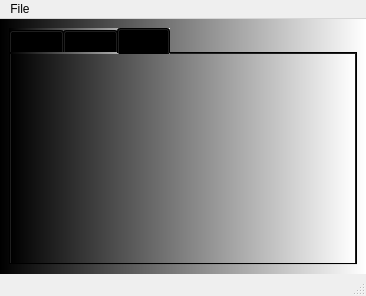
<?xml version="1.0" encoding="UTF-8"?>
<ui version="4.0">
 <class>MainWindow</class>
 <widget class="QMainWindow" name="MainWindow">
  <property name="geometry">
   <rect>
    <x>0</x>
    <y>0</y>
    <width>366</width>
    <height>296</height>
   </rect>
  </property>
  <property name="windowTitle">
   <string>MainWindow</string>
  </property>
  <widget class="QWidget" name="centralwidget">
   <property name="styleSheet">
    <string notr="true">background-color: qlineargradient(spread:pad, x1:0, y1:0, x2:1, y2:0, stop:0 rgba(0, 0, 0, 255), stop:1 rgba(255, 255, 255, 255));</string>
   </property>
   <layout class="QVBoxLayout" name="verticalLayout">
    <item>
     <widget class="QTabWidget" name="tabWidget">
      <property name="currentIndex">
       <number>2</number>
      </property>
      <widget class="QWidget" name="tab">
       <property name="styleSheet">
        <string notr="true">QWidget{
background-color: rgb(0, 0, 255);
}

QPushButton{
background-color: rgb(255, 255, 255);
}

QPushButton#pushButton_set_label{
background-color: rgb(255, 0, 255);
}
</string>
       </property>
       <attribute name="title">
        <string>Tab 1</string>
       </attribute>
       <widget class="QWidget" name="verticalLayoutWidget">
        <property name="geometry">
         <rect>
          <x>0</x>
          <y>0</y>
          <width>341</width>
          <height>201</height>
         </rect>
        </property>
        <layout class="QVBoxLayout" name="verticalLayout_2">
         <item>
          <widget class="QLabel" name="label">
           <property name="font">
            <font>
             <pointsize>18</pointsize>
            </font>
           </property>
           <property name="text">
            <string>TextLabel</string>
           </property>
           <property name="alignment">
            <set>Qt::AlignCenter</set>
           </property>
          </widget>
         </item>
         <item>
          <layout class="QHBoxLayout" name="horizontalLayout">
           <item>
            <widget class="QPushButton" name="pushButton_clear">
             <property name="text">
              <string>Clear label</string>
             </property>
            </widget>
           </item>
           <item>
            <widget class="QPushButton" name="pushButton_set_label">
             <property name="text">
              <string>Set label</string>
             </property>
            </widget>
           </item>
          </layout>
         </item>
        </layout>
       </widget>
      </widget>
      <widget class="QWidget" name="tab_2">
       <property name="autoFillBackground">
        <bool>false</bool>
       </property>
       <attribute name="title">
        <string>Tab 2</string>
       </attribute>
       <widget class="QPushButton" name="pushButton_convert">
        <property name="geometry">
         <rect>
          <x>260</x>
          <y>180</y>
          <width>75</width>
          <height>23</height>
         </rect>
        </property>
        <property name="styleSheet">
         <string notr="true">background-color: rgb(0, 170, 255);</string>
        </property>
        <property name="text">
         <string>Convert</string>
        </property>
       </widget>
       <widget class="QGroupBox" name="groupBox">
        <property name="geometry">
         <rect>
          <x>10</x>
          <y>69</y>
          <width>321</width>
          <height>101</height>
         </rect>
        </property>
        <property name="styleSheet">
         <string notr="true">background-color: rgb(255, 255, 255);</string>
        </property>
        <property name="title">
         <string>UI and PY conversions</string>
        </property>
        <widget class="QWidget" name="horizontalLayoutWidget">
         <property name="geometry">
          <rect>
           <x>0</x>
           <y>50</y>
           <width>321</width>
           <height>51</height>
          </rect>
         </property>
         <layout class="QHBoxLayout" name="horizontalLayout_2">
          <item>
           <widget class="QLabel" name="label_convert">
            <property name="text">
             <string>&lt;click radio button&gt;</string>
            </property>
           </widget>
          </item>
          <item>
           <widget class="QLineEdit" name="lineEdit"/>
          </item>
          <item>
           <widget class="QToolButton" name="toolButton">
            <property name="text">
             <string>...</string>
            </property>
           </widget>
          </item>
         </layout>
        </widget>
        <widget class="QRadioButton" name="radioButton_ui">
         <property name="geometry">
          <rect>
           <x>10</x>
           <y>20</y>
           <width>82</width>
           <height>17</height>
          </rect>
         </property>
         <property name="text">
          <string>UI to PY</string>
         </property>
        </widget>
        <widget class="QRadioButton" name="radioButton_exe">
         <property name="geometry">
          <rect>
           <x>120</x>
           <y>20</y>
           <width>82</width>
           <height>17</height>
          </rect>
         </property>
         <property name="text">
          <string>PY to EXE</string>
         </property>
        </widget>
       </widget>
      </widget>
      <widget class="QWidget" name="tab_3">
       <attribute name="title">
        <string>Page</string>
       </attribute>
      </widget>
     </widget>
    </item>
   </layout>
  </widget>
  <widget class="QMenuBar" name="menubar">
   <property name="geometry">
    <rect>
     <x>0</x>
     <y>0</y>
     <width>366</width>
     <height>21</height>
    </rect>
   </property>
   <widget class="QMenu" name="menuFile">
    <property name="title">
     <string>File</string>
    </property>
    <addaction name="actionNew"/>
    <addaction name="separator"/>
    <addaction name="actionExit"/>
   </widget>
   <addaction name="menuFile"/>
  </widget>
  <widget class="QStatusBar" name="statusbar">
   <property name="statusTip">
    <string>Text displayed</string>
   </property>
  </widget>
  <action name="actionNew">
   <property name="icon">
    <iconset>
     <normaloff>../icons/new_icon.png</normaloff>../icons/new_icon.png</iconset>
   </property>
   <property name="text">
    <string>New</string>
   </property>
   <property name="statusTip">
    <string>New File</string>
   </property>
  </action>
  <action name="actionExit">
   <property name="icon">
    <iconset>
     <normaloff>../icons/exit_icon.png</normaloff>../icons/exit_icon.png</iconset>
   </property>
   <property name="text">
    <string>Exit</string>
   </property>
  </action>
 </widget>
 <resources/>
 <connections/>
 <slots>
  <slot>slot1()</slot>
 </slots>
</ui>
